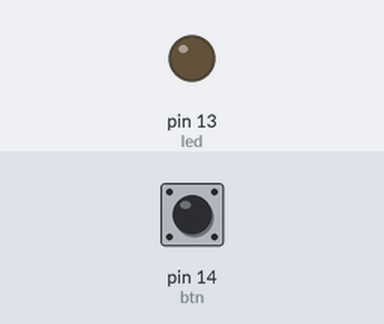
Bench run of a program on a simulated MicroPython board. On the bench: output pins drawn as LEDs (lit = HIGH). Dashed ring = blinking. The test bench sets the inputs (shaded band); at power-on: pin 14 (btn) HIGH.

Above: at 1.2 s.
1.3 s: pin 14 (btn) pulled LOW for 3.2 s
At 1.7 s:
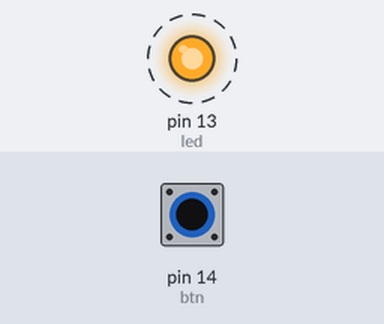
Timing chart, 0 to 6.3 s (numbered marks = the images above; inputs shaded):
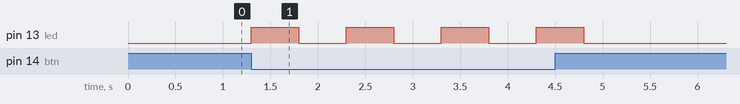

The program:

ex1.py
```python
from machine import Pin
import time

# setup of the button and the LED
led = Pin(13, Pin.OUT)
btn = Pin(14, Pin.IN)

while True:
    # check whether the button is clicked
    while btn.value() == 0:
        # blink the LED
        led.value(1)
        time.sleep(0.5)
        led.value(0)
        time.sleep(0.5)
    # reset the LED
    led.value(0)
```

Measured:
- after the input at 1.3 s, pin 13 (led): alternates HIGH for 0.50 s and LOW for 0.50 s, 8 changes in all, then stays LOW, starting at once
